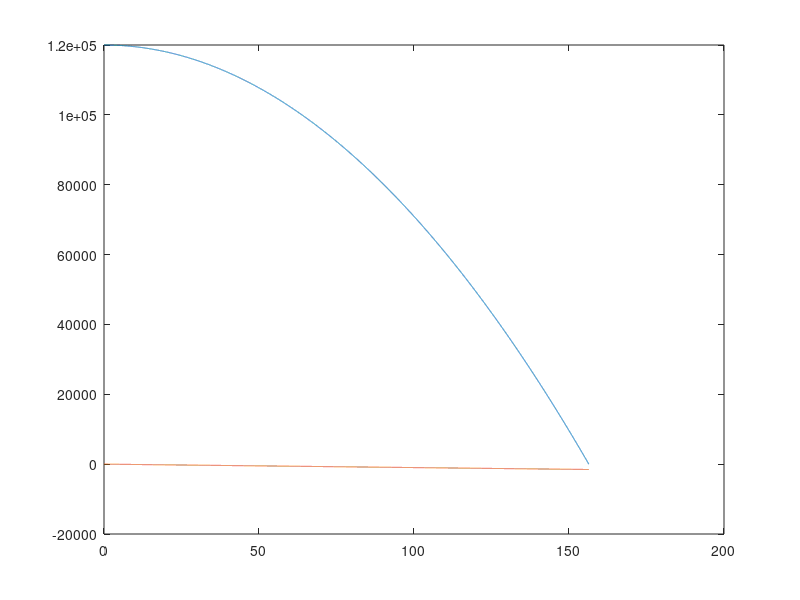
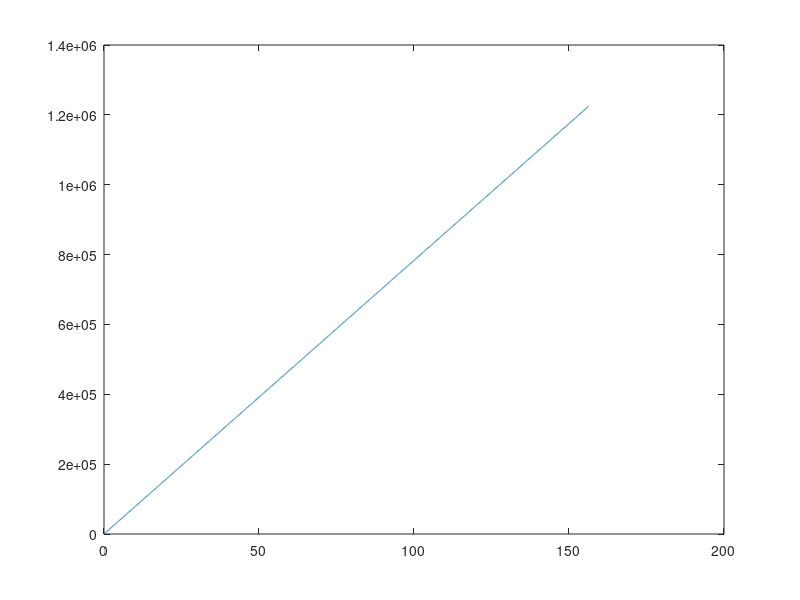
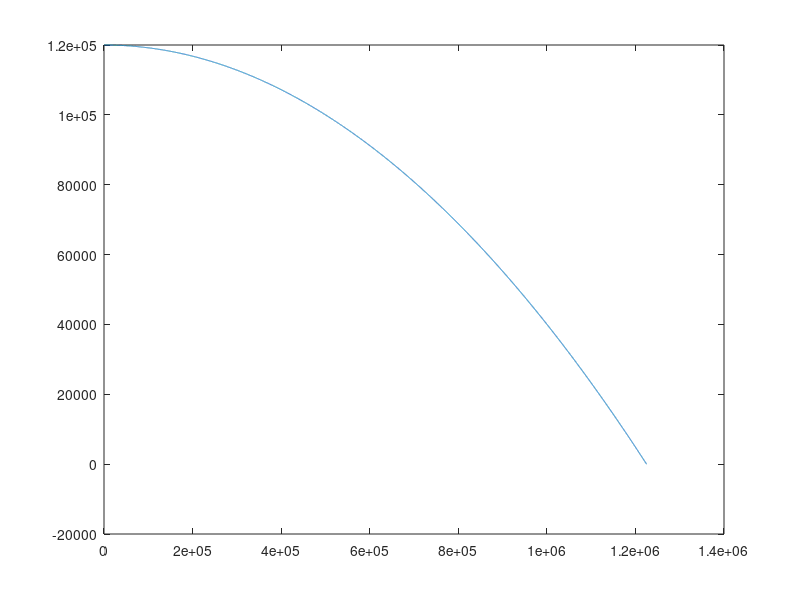

Reproduce these figures in MATLAB, in order. (Note: this script raises an error after producing the figures.)
%% Sense Freganent
clear all;
close all;
Vzo = 0;
zo = 120000;

% Definim les funcions:
znext = @(Zn, Vn, t, a)(Zn + Vn*t + 0.5*a*(t^2));
Vznext = @(Vn, t, a)(Vn + a*t);

it = 0;
a = -9.81;
inTemps = 0.01;
v0 = Vznext(Vzo, 0, a);
z0 = znext(zo, v0, 0, a);
t = 0;

velocitats = [];%zeros(15641);
zetas = [];%zeros(15641);

 while z0 > 0 && it < 1000000
     t = t + inTemps;
     it = it + 1;
     v0 = Vznext(v0, inTemps, a);
   	 z0 = znext(z0, v0, inTemps, a);
     zetas = [zetas z0];
     velocitats = [velocitats v0];
 end 
 
 temps = [0:inTemps:t-inTemps];
 plot(temps, zetas);
 hold on;
 plot(temps, velocitats);
 hold off;
 
 % 3
 % Utilitzant el temps del apartat anterior.
 
 Ynext = @(y, t, v)(y + v*t);
 ys = [];
 yActual = 0;
 Vyo = 7833.3;
 for t = temps
     yActual = Ynext(yActual, inTemps, Vyo);
     ys = [ys yActual];
 end
%  while z0 > 0 && it < 1000000
%      t = t + inTemps;
%      it = it + 1;
%      v0 = Vznext(v0, inTemps, a);
%    	 z0 = znext(z0, v0, inTemps, a);
%      zetas = [zetas z0];
%      velocitats = [velocitats v0];
%  end 
figure;
plot(temps, ys);

figure;
plot(ys, zetas);

%% Apartat 2:
clear all;

znext = @(Zn, Vn, t, a)(Zn + Vn*t + 0.5*a*(t^2));
Vznext = @(Vn, t, a)(Vn + a*t);

Voz = 0;
g = -9.81;
an = g;
massa = 69103;
incTemps = 0.001;

xn1 = znext(120000, Voz, incTemps, an);
vn1 = Vznext(Voz, incTemps, an);

b = 115;
F(v) = @(v)(115*v);

an =  (g * massa + F(vn1))/massa;

